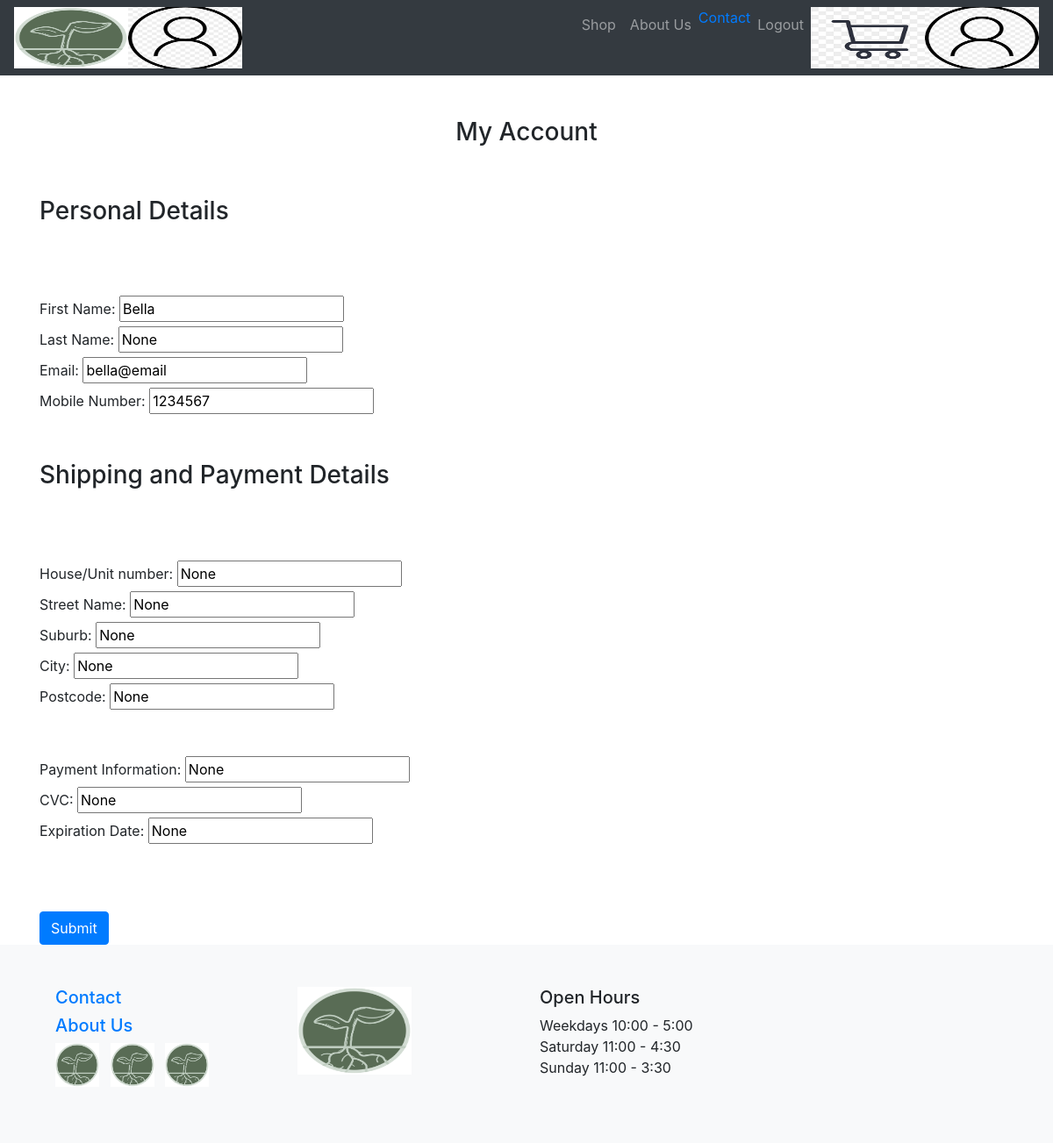
Page /editAccountDetails (signed in) on the earlier database version.
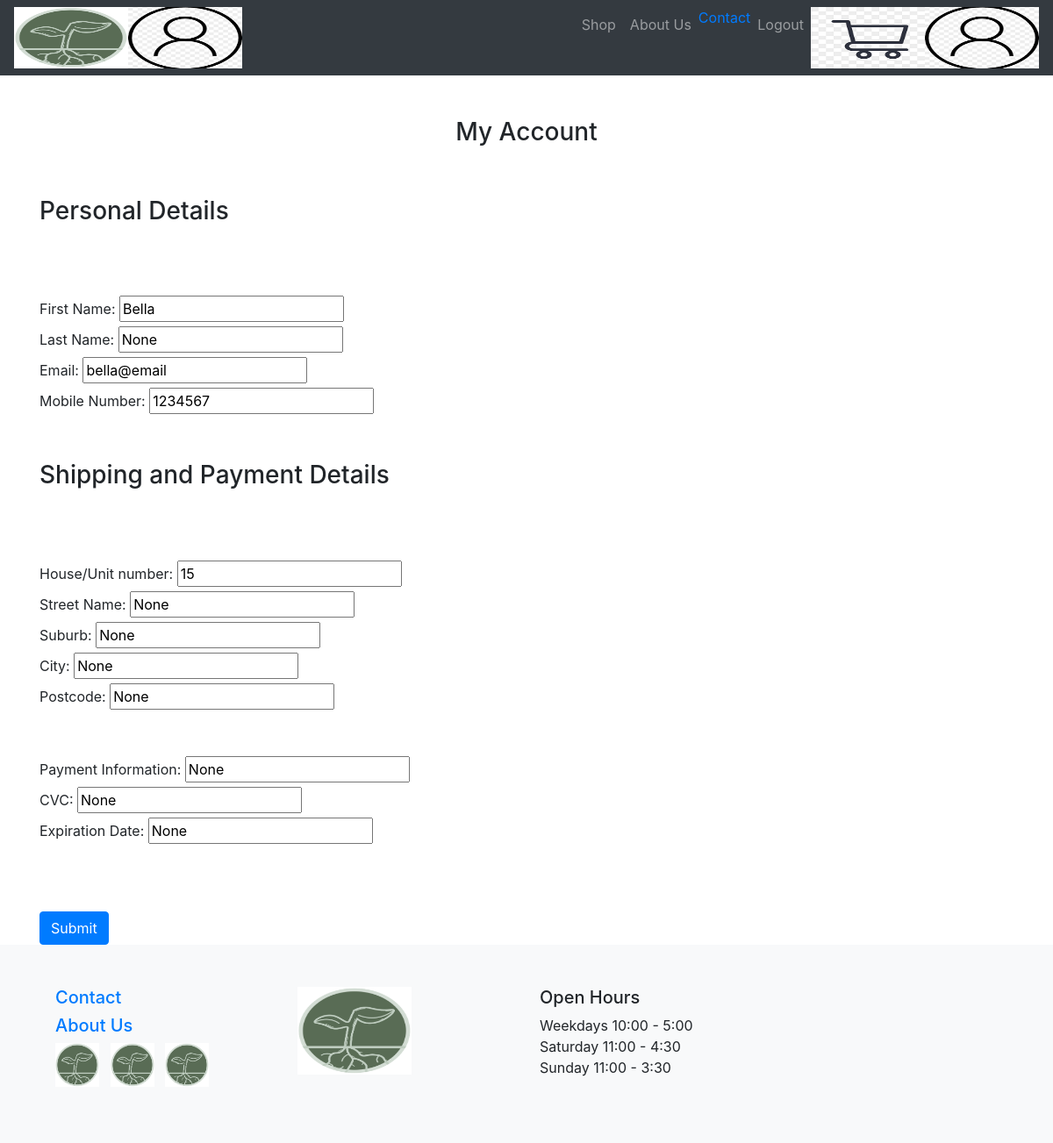
Same page on the later database version.
### Website/models.py (models this page shows)
class AccountDetails(db.Model):
    __tablename__ = 'AccountDetails'
    userId = db.Column(db.Integer, db.ForeignKey('user.id'), primary_key=True)
    firstName = db.Column(db.String(150))
    lastName = db.Column(db.String(150), nullable=True)
    email = db.Column(db.String(150), nullable=True)
    mobileNo = db.Column(db.String(15), nullable=True)
    addressHouseNo = db.Column(db.String, nullable=True)
    addressStreetName = db.Column(db.String, nullable=True)
    addressSuburb = db.Column(db.String, nullable=True)
    addressCity = db.Column(db.String, nullable=True)
    addressPostCode = db.Column(db.String, nullable=True)
    paymentCardNo = db.Column(db.String(4), nullable=True)
    paymentCardCvc = db.Column(db.Integer, nullable=True)
    paymentCardExp = db.Column(db.String, nullable=True)
    user = db.relationship('User', backref=db.backref('AccountDetails', uselist=False))

### Website/views.py (the view)
@views.route('/editAccountDetails', methods=['GET', 'POST'])
def editAccountDetails():
    if request.method == 'POST':
        user_id = current_user.id
        account_details = AccountDetails.query.filter_by(userId=user_id).first()
        account_details.firstName = request.form['firstName']
        account_details.lastName = request.form['lastName']
        account_details.email = request.form['email']
        account_details.mobileNo = request.form['mobileNo']
        account_details.addressHouseNo = request.form['addressHouseNo']
        account_details.addressStreetName = request.form['addressStreetName']
        account_details.addressSuburb = request.form['addressSuburb']
        account_details.addressCity = request.form['addressCity']
        account_details.addressPostCode = request.form['addressPostCode']
        account_details.paymentCardNo = request.form['paymentCardNo']
        account_details.paymentCardCvc = request.form['paymentCardCvc']
        account_details.paymentCardExp = request.form['paymentCardExp']
        db.session.commit()
        flash('Account details updated successfully', category='success')
        return redirect(url_for('views.accountDetails'))
    else:
        return render_template("editAccountDetails.html", user=current_user)

### Website/templates/editAccountDetails.html (shortened to what this page needs)
{% extends "navBase.html" %}
{% block content %}
<form method="POST" action="{{ url_for('views.editAccountDetails') }}">
    <br><br>
    <h3 align="center">My Account</h3><br><br>
    <h3 align="left">Personal Details</h3><br><br><br>
        <label for="firstName">First Name:</label>
        <input type="text" id="firstName" name="firstName" value="{{ user.AccountDetails.firstName }}" required/><br>
        <label for="lastName">Last Name:</label>
        <input type="text" id="lastName" name="lastName" value="{{ user.AccountDetails.lastName }}"/><br>
        <label for="email">Email:</label>
        <input type="email" id="email" name="email" value="{{ user.AccountDetails.email }}"/><br>
        <label for="mobileNo">Mobile Number:</label>
        <input type="text" id="mobileNo" name="mobileNo" value="{{ user.AccountDetails.mobileNo }}"/><br>
         <br><br>
    <h3>Shipping and Payment Details</h3><br><br><br>
        <label for="addressHouseNo">House/Unit number:</label>
        <input type="text" id="addressHouseNo" name="addressHouseNo" value="{{ user.AccountDetails.addressHouseNo }}"/><br>
        <label for="addressStreetName">Street Name:</label>
        <input type="text" id="addressStreetName" name="addressStreetName" value="{{ user.AccountDetails.addressStreetName }}"/><br>
        <label for="addressSuburb">Suburb:</label>
        <input type="text" id="addressSuburb" name="addressSuburb" value="{{ user.AccountDetails.addressSuburb }}"><br>
        <label for="addressCity">City:</label>
        <input type="text" id="addressCity" name="addressCity" value="{{ user.AccountDetails.addressCity }}"><br>
        <label for="addressPostCode">Postcode:</label>
        <input type="text" id="addressPostCode" name="addressPostCode" value="{{ user.AccountDetails.addressPostCode }}"><br><br><br>
        <label for="paymentCardNo">Payment Information:</label>
        <input type="text" id="paymentCardNo" name="paymentCardNo" value="{{ user.AccountDetails.paymentCardNo }}"><br>
        <label for="paymentCardCvc">CVC:</label>
        <input type="text" id="paymentCardCvc" name="paymentCardCvc" value="{{ user.AccountDetails.paymentCardCvc }}"><br>
        <label for="paymentCardExp">Expiration Date:</label>
        <input type="text" id="paymentCardExp" name="paymentCardExp" value="{{ user.AccountDetails.paymentCardExp }}"><br><br><br>
    <br>
    <button type="submit" class="btn btn-primary">Submit</button>
</form>
{% endblock %}

Differences in the rows shown:
changed AccountDetails "Bella": addressHouseNo "None" → "15"
